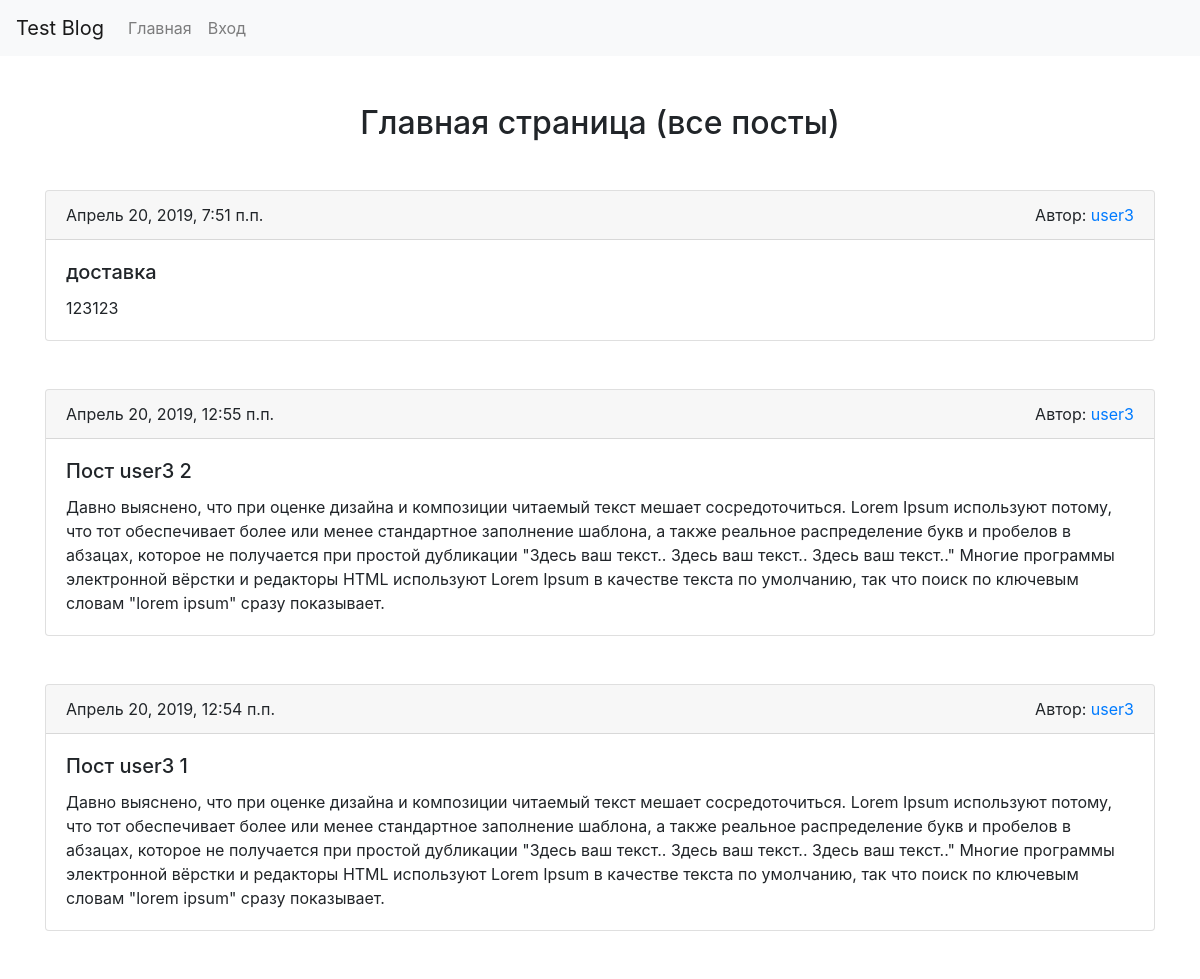
The app's page / (upper part), older data.
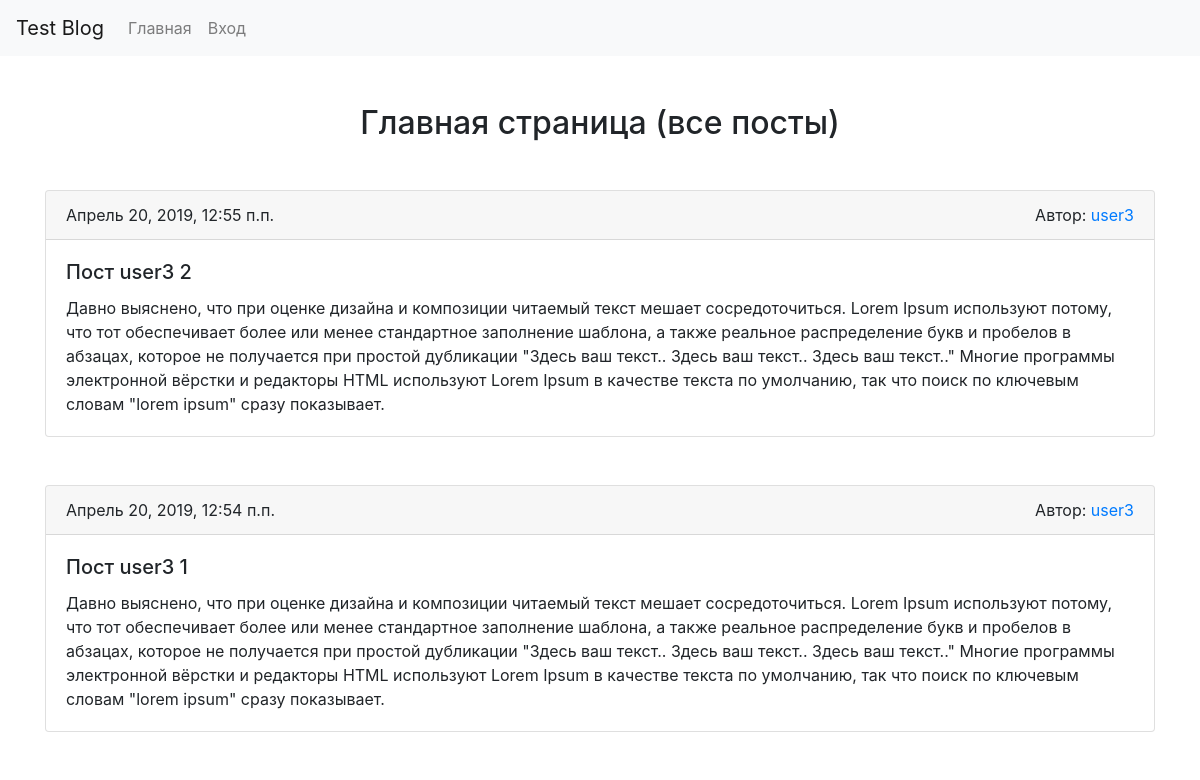
The same page, newer data.
### posts/models.py (models this page shows, shortened)
class Post(models.Model):
    author = models.ForeignKey(User, on_delete=models.CASCADE, verbose_name='Автор')
    title = models.CharField(max_length=250, verbose_name='Заголовок')
    text = models.TextField(verbose_name='Текст')
    created = models.DateTimeField(auto_now_add=True, verbose_name='Дата и время создания')
    class Meta:
        verbose_name = 'Пост'
        verbose_name_plural = 'Посты'
        ordering = ['-created']

### posts/views.py (the view)
# urls.py: path('', views.IndexView.as_view(), name='index'),
class IndexView(View):
    def get(self, request):
        posts = Post.objects.all()
        context = {
            'posts': posts,
        }
        return render(request, 'posts/index.html', context)

### templates/posts/index.html (shortened to what this page needs)
{% extends 'base.html' %}
{% block content %}
    <div class="container">
        <h2 class="text-center mt-5">Главная страница (все посты)</h2>
        {% for post in posts %}
            <div class="card mt-5">
                <div class="card-header justify-content-between d-flex">
                    {{ post.created }}
                    <div>Автор:<a href="{% url 'profile' post.author.username %}"> {{ post.author }}</a></div>
                </div>
                <div class="card-body">
                    <h5 class="card-title">{{ post.title }}</h5>
                    <p class="card-text">{{ post.text }}</p>
                </div>
            </div>
        {% endfor %}
    </div>
{% endblock content %}

Row changes from the older to the newer data that the page shows:
removed Post: created "Апрель 20, 2019, 7:51 п.п.", author "user3", title "доставка", text "123123"
